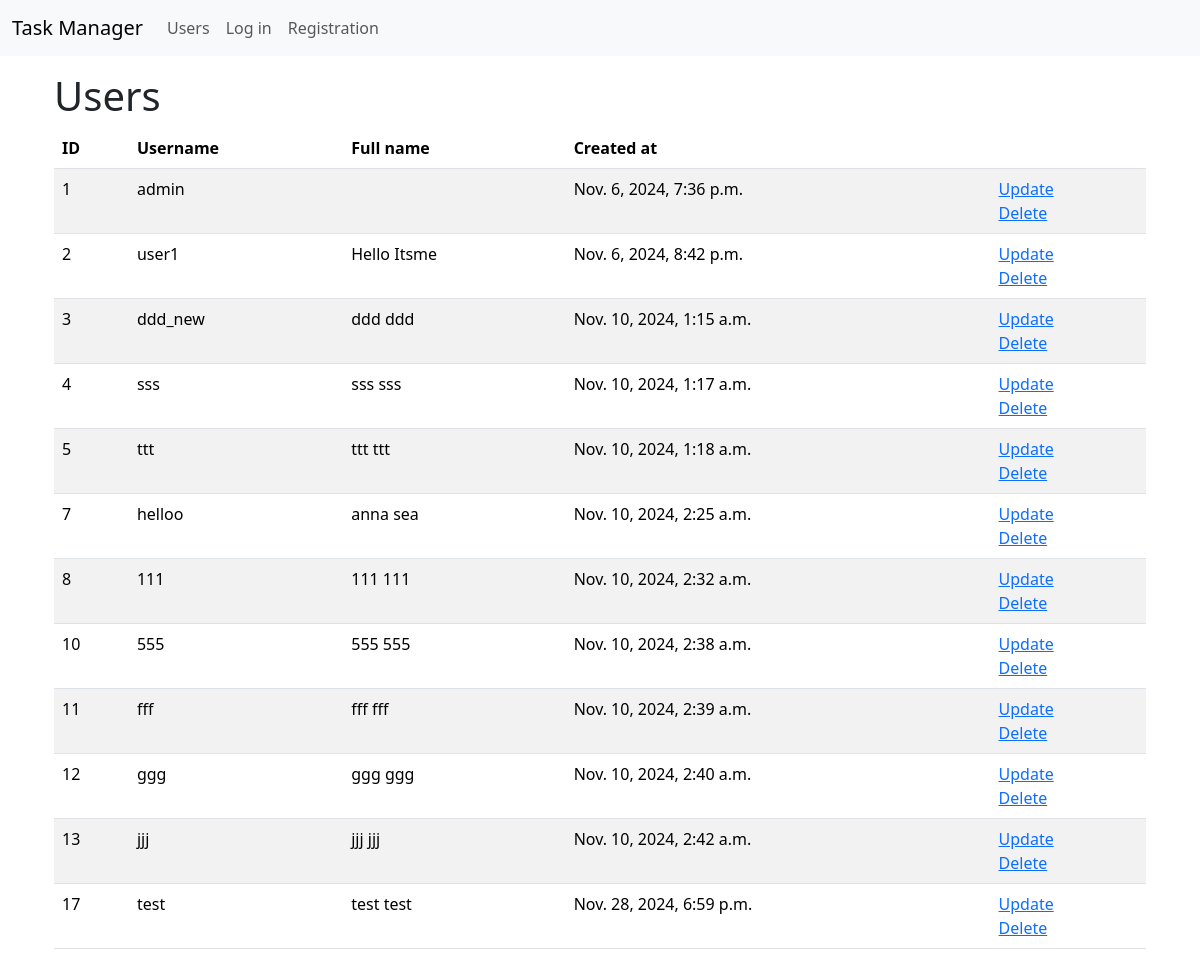
/users/, run on an earlier commit of the app's database.
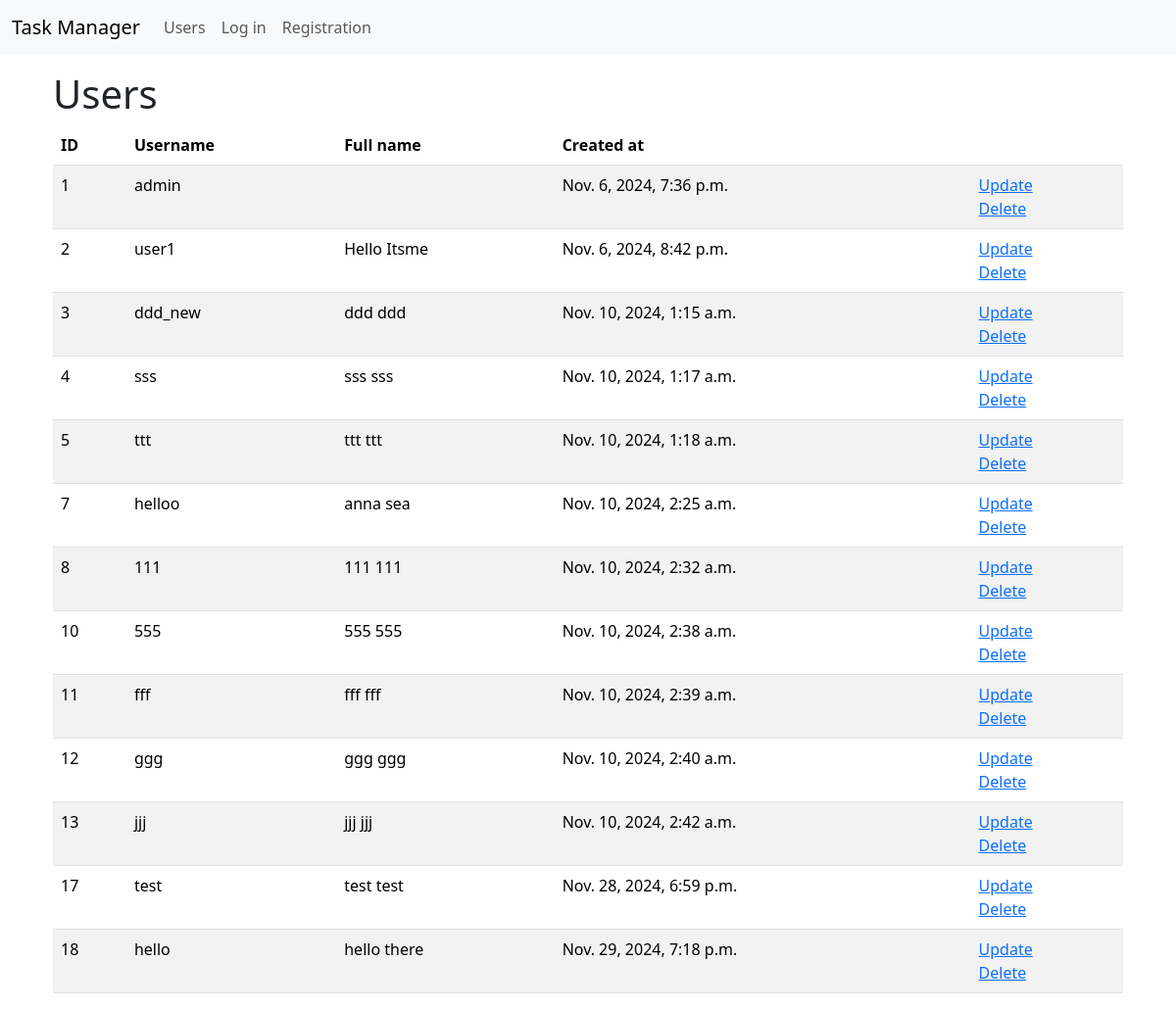
And on a later commit of the database.
### task_manager/user/models.py (models this page shows, shortened)
class User(AbstractUser):
    first_name = models.CharField(
        max_length=150, blank=False, verbose_name=_("First Name")
    )
    last_name = models.CharField(
        max_length=150, blank=False, verbose_name=_("Last Name")
    )
    created_at = models.DateTimeField(default=timezone.now)

### task_manager/user/views.py (the view)
# urls.py: path('', views.IndexView.as_view(), name='index'),
class IndexView(View):
    def get(self, request, *args, **kwargs):
        users = User.objects.all()
        return render(request, 'user/index.html', context={
            'users': users
        })

### task_manager/templates/user/index.html (shortened to what this page needs)
{% extends 'base.html' %}
{% load i18n %}
{% block content %}
<div class="container wrapper flex-grow-1">
    <table class="table table-striped">
        <h1>{% translate "Users" %}</h1>
        <thead>
            <tr>
            <th scope="col">ID</th>
            <th scope="col">{% translate "Username" %}</th>
            <th scope="col">{% translate "Full name" %}</th>
            <th scope="col">{% translate "Created at" %}</th>
            <th scope="col"></th>
            </tr>
        </thead>
        <tbody>
        {% for user in users %}
        <tr>
            <td>{{ user.id }}</th>
            <td>{{ user.username }}</td>
            <td>{{ user.first_name }} {{ user.last_name }}</td>
            <td>{{ user.created_at }}</td>
            <td>
                <a href="{% url 'user_update' id=user.id %}">{% translate "Update" %}</a>
                <br>
                <a href="{% url 'user_delete' id=user.id %}">{% translate "Delete" %}</a>
            </td>
        </tr>
        {% endfor %}
        </tbody>
    </table>
</div>
{% endblock %}

What changed in the data, as far as the page shows it:
added User: id "18", username "hello", first_name "hello", last_name "there", created_at "Nov. 29, 2024, 7:18 p.m."
